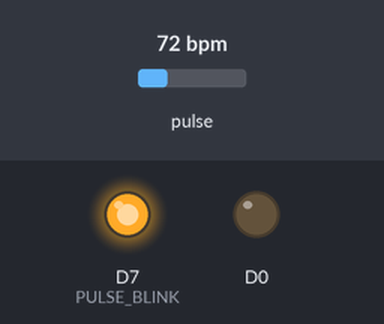
The sketch below on a simulated ESP8266 (NodeMCU). On the bench: output pins drawn as LEDs (lit = HIGH). Dashed ring = blinking. Inputs (shaded band) come from the test bench; at power-on: pulse 72 bpm. What the sketch prints to the serial monitor is not drawn.

Above: at 2.7 s.
2.8 s: pulse set to 60 bpm
4.7 s: pulse set to 57 bpm
At 8.4 s:
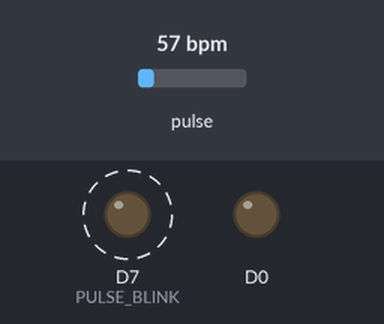
8.6 s: pulse set to 52 bpm
12.5 s: pulse set to 47 bpm
14.2 s: pulse set to 70 bpm
At 15.6 s:
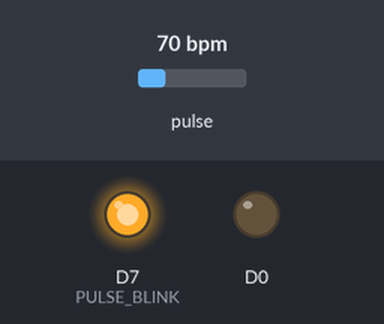
16.2 s: pulse set to 42 bpm
At 18.6 s:
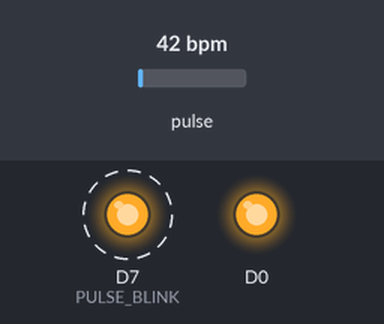
Timing chart, 0 to 21.1 s (numbered marks = the images above; inputs shaded):
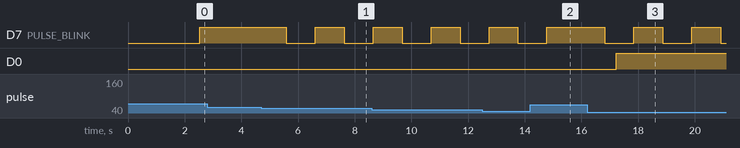

Measured:
- the behaviour switches between 59 and 58 bpm on pulse (found by bisection; images 0 and 1)
- after the input at 2.8 s, every drawn part: stays the same
- after the input at 4.7 s, D7 (PULSE_BLINK): HIGH → LOW after 0.89 s, → HIGH 1.0 s later, → LOW 1.0 s later
- after the input at 14.2 s, D7 (PULSE_BLINK): goes on until 14.8 s, then stays HIGH
- after the input at 16.2 s, D7 (PULSE_BLINK): alternates HIGH for 1.0 s and LOW for 1.0 s, starting after 0.62 s; D0: LOW → HIGH after 1.0 s

The sketch:

medidorDeBatimentosCardiacos.ino
```cpp
#define USE_ARDUINO_INTERRUPTS false
#define IO_USERNAME  "username"
#define IO_KEY       "keyAdafruit"
#include <PulseSensorPlayground.h>
#include <AdafruitIO_WiFi.h>

const int OUTPUT_TYPE = PROCESSING_VISUALIZER;

const int PULSE_INPUT = A0;
const int PULSE_BLINK = 13;
const int PULSE_FADE = 5;
const int THRESHOLD = 550;

AdafruitIO_WiFi io(IO_USERNAME, IO_KEY, "wifi_username", "wifi_password");
AdafruitIO_Feed *feedbpm = io.feed("bpm");
byte samplesUntilReport;
const byte SAMPLES_PER_SERIAL_SAMPLE = 10;

float contador = 0;

PulseSensorPlayground pulseSensor;

void setup() {

  Serial.begin(115200);

  pinMode(D0, OUTPUT);

  pulseSensor.analogInput(PULSE_INPUT);
  pulseSensor.blinkOnPulse(PULSE_BLINK);
  pulseSensor.fadeOnPulse(PULSE_FADE);
  pulseSensor.setSerial(Serial);
  pulseSensor.setOutputType(OUTPUT_TYPE);
  pulseSensor.setThreshold(THRESHOLD);

  samplesUntilReport = SAMPLES_PER_SERIAL_SAMPLE;

  Serial.println("Testando conexão");
  io.connect();
  while (io.status() < AIO_CONNECTED) {
    Serial.print('.');
    delay(500);
  }


  if (!pulseSensor.begin()) {

    for (;;) {
      digitalWrite(PULSE_BLINK, LOW);
      delay(50);
      digitalWrite(PULSE_BLINK, HIGH);
      delay(50);
    }
  }
}

void loop() {

  if (pulseSensor.sawNewSample()) {
    io.run();
    if (--samplesUntilReport == (byte) 0) {
      samplesUntilReport = SAMPLES_PER_SERIAL_SAMPLE;
      pulseSensor.outputSample();

      if (pulseSensor.sawStartOfBeat()) {
        pulseSensor.outputBeat();
      }
    }

    if (contador > 50) {
      contador = 0;
      Serial.println("Enviando para servidor");
      int bpm = pulseSensor.getBeatsPerMinute();
      feedbpm->save(bpm);
      if (bpm > 90 || bpm < 50) {
        digitalWrite(D0, HIGH);
      }
      else {
        digitalWrite(D0, LOW);
      }
    }
    contador++;
  }
}
```
